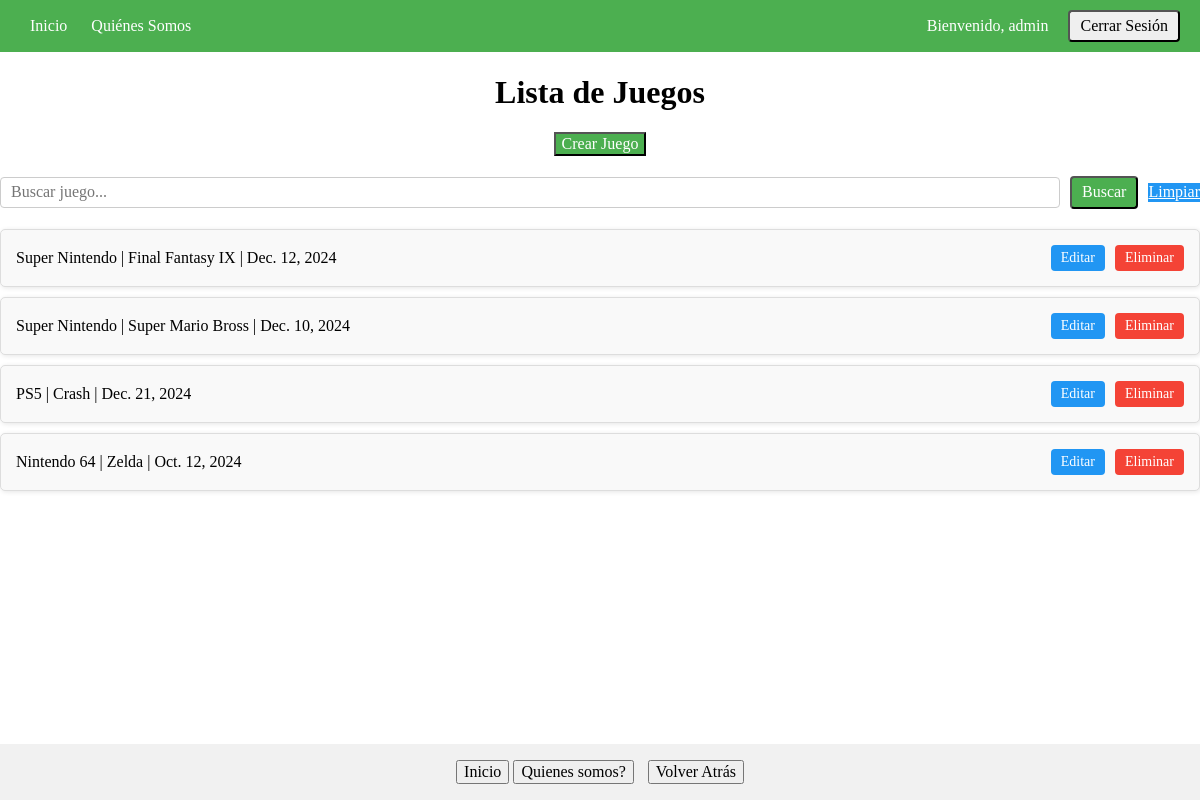
Page /juego/list (signed in) on the earlier database version.
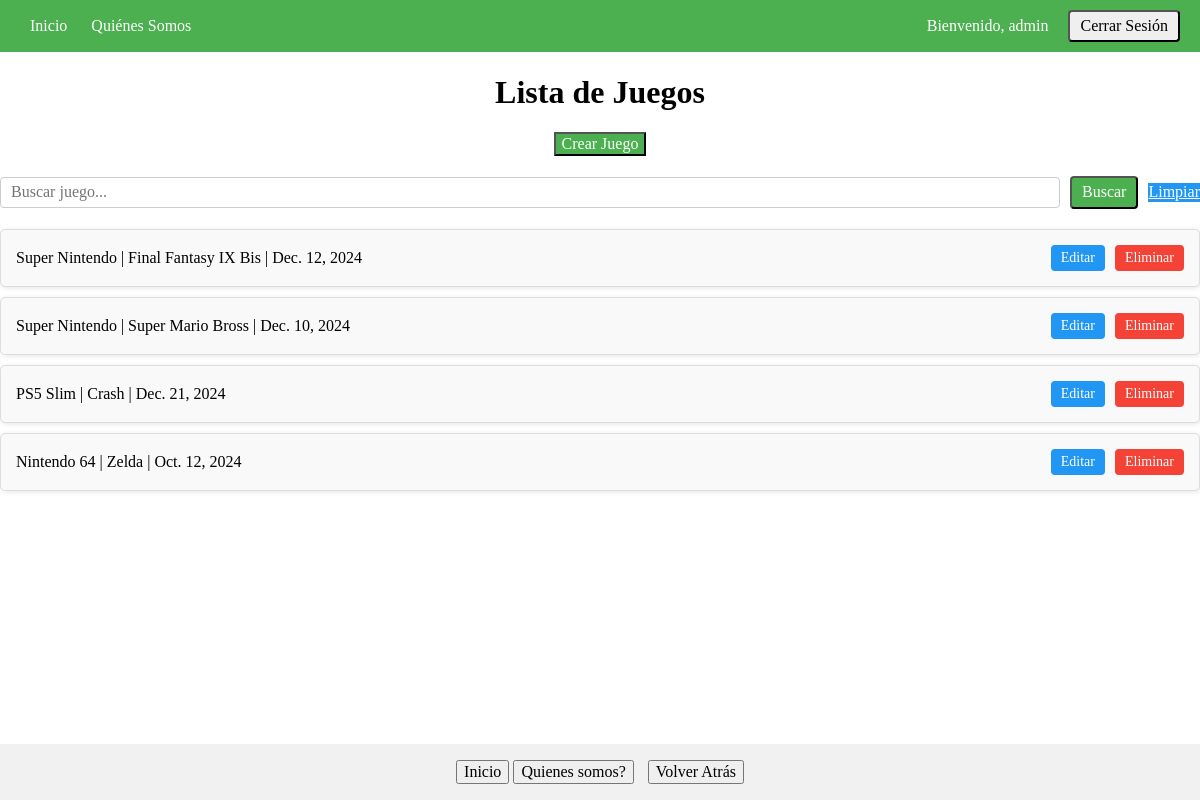
Same page on the later database version.
### consola/models.py (models this page shows, shortened)
class Juego(models.Model):
    consola = models.ForeignKey(Consola, on_delete=models.SET_NULL, null=True)
    nombre_juego = models.CharField(max_length=255)
    fecha_inicio = models.DateField(null=True)

class Consola(models.Model):
    nombre = models.CharField(max_length=255, unique=True)
    def __str__(self):
        return self.nombre

### consola/views.py (the view)
# urls.py: path("juego/list", juego_list, name="juego_list"),
@login_required
def juego_list(request):
    query = Juego.objects.all()
    search_query = request.GET.get('q')
    if search_query:
        query = query.filter(nombre_juego__icontains=search_query)
    context = {"juegos": query, "search_query": search_query}
    return render(request, "consola/juego_list.html", context)

### consola/templates/consola/juego_list.html
{% extends 'consola/base.html' %}
{% block contenido %}
    <h1>Lista de Juegos</h1>
    <div style="margin-bottom: 20px;">
        <a href="{% url 'consola:juego_create' %}">
            <button class="btn-primary">Crear Juego</button>
        </a>
    </div>
    <form method="get" action="" style="margin-bottom: 20px;">
        <input type="text" name="q" placeholder="Buscar juego..." value="{{ search_query | default:'' }}">
        <button type="submit" class="btn-primary">Buscar</button>
        <a href="{% url 'consola:juego_list' %}" class="btn-secondary">Limpiar</a>
    </form>
    <ul class="styled-list">
        {% for juego in juegos %}
            <li>
                <span>{{ juego.consola }} | {{ juego.nombre_juego }} | {{ juego.fecha_inicio }}</span>
                <div class="actions">
                    <a href="{% url 'consola:juego_edit' juego.pk %}"><button class="btn-secondary">Editar</button></a>
                    <a href="{% url 'consola:juego_delete' juego.pk %}"><button class="btn-danger">Eliminar</button></a>
                </div>
            </li>
        {% empty %}
            <li>No se encontraron juegos que coincidan con tu búsqueda.</li>
        {% endfor %}
    </ul>
{% endblock contenido %}

Differences in the rows shown:
changed Juego: nombre_juego "Final Fantasy IX" → "Final Fantasy IX Bis"
changed through a linked row, Juego "Crash": consola "PS5" → "PS5 Slim"
